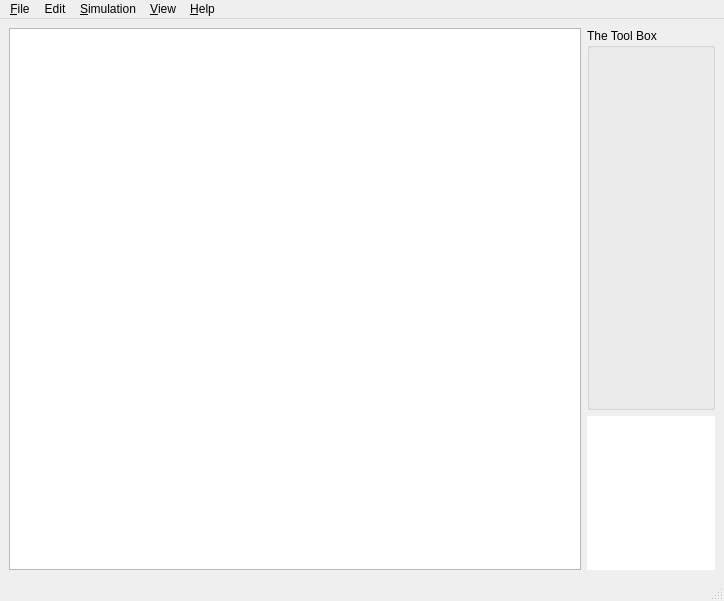
<?xml version="1.0" encoding="UTF-8"?>
<ui version="4.0">
 <class>MainWindow</class>
 <widget class="QMainWindow" name="MainWindow">
  <property name="geometry">
   <rect>
    <x>0</x>
    <y>0</y>
    <width>724</width>
    <height>601</height>
   </rect>
  </property>
  <property name="maximumSize">
   <size>
    <width>16777215</width>
    <height>16777215</height>
   </size>
  </property>
  <property name="windowTitle">
   <string>The Butterfly Effect</string>
  </property>
  <property name="windowIcon">
   <iconset resource="../../images/illustrations/tbe-icon.qrc">
	<normaloff>:/tbe-icon.png</normaloff>:/tbe-icon.png</iconset>
  </property>
  <widget class="QWidget" name="centralwidget">
   <layout class="QGridLayout" name="gridLayout">
    <item row="0" column="0" rowspan="2">
     <widget class="ResizingGraphicsView" name="graphicsView"/>
    </item>
    <item row="0" column="1">
     <widget class="QGroupBox" name="groupBox">
      <property name="maximumSize">
       <size>
        <width>128</width>
        <height>16777215</height>
       </size>
      </property>
      <property name="title">
       <string>The Tool Box</string>
      </property>
      <layout class="QVBoxLayout" name="verticalLayout">
       <item>
        <widget class="ToolBox" name="theToolBoxView" native="true">
         <property name="minimumSize">
          <size>
           <width>64</width>
           <height>0</height>
          </size>
         </property>
         <property name="maximumSize">
          <size>
           <width>128</width>
           <height>16777215</height>
          </size>
         </property>
        </widget>
       </item>
      </layout>
     </widget>
    </item>
    <item row="1" column="1">
     <widget class="QGraphicsView" name="StartStopView">
      <property name="minimumSize">
       <size>
        <width>80</width>
        <height>96</height>
       </size>
      </property>
      <property name="maximumSize">
       <size>
        <width>128</width>
        <height>154</height>
       </size>
      </property>
      <property name="frameShape">
       <enum>QFrame::NoFrame</enum>
      </property>
      <property name="frameShadow">
       <enum>QFrame::Plain</enum>
      </property>
      <property name="verticalScrollBarPolicy">
       <enum>Qt::ScrollBarAlwaysOff</enum>
      </property>
      <property name="horizontalScrollBarPolicy">
       <enum>Qt::ScrollBarAlwaysOff</enum>
      </property>
     </widget>
    </item>
   </layout>
  </widget>
  <widget class="QMenuBar" name="menubar">
   <property name="geometry">
    <rect>
     <x>0</x>
     <y>0</y>
     <width>724</width>
     <height>23</height>
    </rect>
   </property>
   <widget class="QMenu" name="menuEdit">
    <property name="title">
     <string>Edit</string>
    </property>
    <addaction name="actionGo_To_Level_Editor"/>
   </widget>
   <widget class="QMenu" name="menuHelp">
    <property name="title">
     <string>&amp;Help</string>
    </property>
    <widget class="QMenu" name="menuContribute">
     <property name="title">
      <string>&amp;Contribute</string>
     </property>
	 <addaction name="actionSuggestions"/>
     <addaction name="actionBug_Reports"/>
     <addaction name="actionNew_Levels"/>
    </widget>
    <addaction name="actionBrand_names"/>
    <addaction name="actionLibraries"/>
    <addaction name="separator"/>
    <addaction name="menuContribute"/>
    <addaction name="actionAbout"/>
   </widget>
   <widget class="QMenu" name="menuView">
    <property name="title">
     <string>&amp;View</string>
    </property>
    <addaction name="actionZoom_In"/>
    <addaction name="actionZoom_Out"/>
    <addaction name="separator"/>
    <addaction name="actionZoom_to_all"/>
   </widget>
   <widget class="QMenu" name="menuFile">
    <property name="title">
     <string>&amp;File</string>
    </property>
    <addaction name="actionOpen_level"/>
    <addaction name="actionOpen_custom_level"/>
    <addaction name="separator"/>
    <addaction name="actionSave"/>
    <addaction name="actionSave_As"/>
    <addaction name="separator"/>
    <addaction name="actionRestart"/>
    <addaction name="action_Quit"/>
   </widget>
   <widget class="QMenu" name="menuSimulation">
    <property name="title">
     <string>&amp;Simulation</string>
    </property>
    <widget class="QMenu" name="menuSpeed">
     <property name="toolTip">
      <string>adjust the simulation speed</string>
     </property>
     <property name="title">
      <string>Sim Speed</string>
     </property>
     <addaction name="action_quarter_speed"/>
     <addaction name="action_half_speed"/>
     <addaction name="action_normal_speed"/>
     <addaction name="action_double_speed"/>
    </widget>
    <addaction name="menuSpeed"/>
    <addaction name="separator"/>
    <addaction name="actionGo"/>
    <addaction name="actionPause"/>
    <addaction name="actionReset_2"/>
   </widget>
   <addaction name="menuFile"/>
   <addaction name="menuEdit"/>
   <addaction name="menuSimulation"/>
   <addaction name="menuView"/>
   <addaction name="menuHelp"/>
  </widget>
  <widget class="QStatusBar" name="statusbar"/>
  <action name="actionSave">
   <property name="enabled">
    <bool>false</bool>
   </property>
   <property name="text">
    <string>Save</string>
   </property>
   <property name="shortcut">
    <string>Ctrl+S</string>
   </property>
  </action>
  <action name="actionAbout">
   <property name="text">
    <string>&amp;About...</string>
   </property>
  </action>
  <action name="actionRestart">
   <property name="enabled">
    <bool>false</bool>
   </property>
   <property name="text">
    <string>Restart Level...</string>
   </property>
  </action>
  <action name="actionOpen_savegame">
   <property name="enabled">
    <bool>false</bool>
   </property>
   <property name="text">
    <string>&amp;Open savegame...</string>
   </property>
  </action>
  <action name="actionZoom_to_all">
   <property name="enabled">
    <bool>false</bool>
   </property>
   <property name="text">
    <string>Zoom to all...</string>
   </property>
  </action>
  <action name="actionZoom_In">
   <property name="enabled">
    <bool>false</bool>
   </property>
   <property name="text">
    <string>Zoom In</string>
   </property>
   <property name="shortcut">
    <string>Ctrl++</string>
   </property>
  </action>
  <action name="actionZoom_Out">
   <property name="enabled">
    <bool>false</bool>
   </property>
   <property name="text">
    <string>Zoom Out</string>
   </property>
   <property name="shortcut">
    <string>Ctrl+-</string>
   </property>
  </action>
  <action name="action_Quit">
   <property name="text">
    <string>&amp;Quit</string>
   </property>
  </action>
  <action name="actionStart">
   <property name="text">
    <string>Start</string>
   </property>
  </action>
  <action name="actionStop">
   <property name="text">
    <string>S&amp;top</string>
   </property>
  </action>
  <action name="actionReset">
   <property name="text">
    <string>&amp;Reset</string>
   </property>
  </action>
  <action name="actionOpen_level">
   <property name="text">
    <string>Open level...</string>
   </property>
   <property name="iconText">
    <string>Open level...</string>
   </property>
   <property name="toolTip">
    <string>Open level...</string>
   </property>
   <property name="shortcut">
    <string>Ctrl+O</string>
   </property>
  </action>
  <action name="action_quarter_speed">
   <property name="checkable">
    <bool>true</bool>
   </property>
   <property name="text">
    <string>1/4 speed</string>
   </property>
   <property name="toolTip">
    <string>makes the simulation run at quarter speed</string>
   </property>
   <property name="shortcut">
    <string>Ctrl+1</string>
   </property>
  </action>
  <action name="action_half_speed">
   <property name="checkable">
    <bool>true</bool>
   </property>
   <property name="text">
    <string>1/2 speed</string>
   </property>
   <property name="toolTip">
    <string>makes the simulation run at half speed</string>
   </property>
   <property name="shortcut">
    <string>Ctrl+2</string>
   </property>
  </action>
  <action name="action_normal_speed">
   <property name="checkable">
    <bool>true</bool>
   </property>
   <property name="text">
    <string>1/1 speed</string>
   </property>
   <property name="toolTip">
    <string>makes the simulation run at normal &quot;real world&quot; speed</string>
   </property>
   <property name="shortcut">
    <string>Ctrl+3</string>
   </property>
  </action>
  <action name="action_double_speed">
   <property name="checkable">
    <bool>true</bool>
   </property>
   <property name="text">
    <string>2x speed</string>
   </property>
   <property name="toolTip">
    <string>makes the simulation run at double speed</string>
   </property>
   <property name="shortcut">
    <string>Ctrl+4</string>
   </property>
  </action>
  <action name="actionOpen_custom_level">
   <property name="text">
    <string>Open custom level...</string>
   </property>
  </action>
  <action name="actionBrand_names">
   <property name="text">
    <string>&amp;Brand names...</string>
   </property>
  </action>
  <action name="actionLibraries">
   <property name="text">
    <string>&amp;Libraries...</string>
   </property>
  </action>
  <action name="actionGo_To_Level_Editor">
   <property name="text">
    <string>Go To Level Creator Mode</string>
   </property>
  </action>
  <action name="actionGo">
   <property name="text">
    <string>Go</string>
   </property>
   <property name="shortcut">
    <string>Ctrl+G</string>
   </property>
  </action>
  <action name="actionPause">
   <property name="text">
    <string>Pause</string>
   </property>
   <property name="shortcut">
    <string>Ctrl+P</string>
   </property>
  </action>
  <action name="actionReset_2">
   <property name="text">
    <string>Reset</string>
   </property>
   <property name="shortcut">
    <string>Ctrl+R</string>
   </property>
  </action>
  <action name="actionSave_As">
   <property name="enabled">
    <bool>false</bool>
   </property>
   <property name="text">
    <string>Save As...</string>
   </property>
  </action>
  <action name="actionSuggestions">
   <property name="text">
    <string>&amp;Suggestions...</string>
   </property>
  </action>
  <action name="actionBug_Reports">
   <property name="text">
    <string>&amp;Bug Reports...</string>
   </property>
  </action>
  <action name="actionNew_Levels">
   <property name="text">
    <string>&amp;New Levels...</string>
   </property>
  </action>
 </widget>
 <customwidgets>
  <customwidget>
   <class>ResizingGraphicsView</class>
   <extends>QGraphicsView</extends>
   <header>resizinggraphicsview.h</header>
  </customwidget>
  <customwidget>
   <class>ToolBox</class>
   <extends>QWidget</extends>
   <header>toolbox.h</header>
  </customwidget>
 </customwidgets>
 <resources>
  <include location="../../images/illustrations/tbe-icon.qrc"/>
 </resources>
 <connections>
  <connection>
   <sender>action_Quit</sender>
   <signal>activated()</signal>
   <receiver>MainWindow</receiver>
   <slot>close()</slot>
   <hints>
    <hint type="sourcelabel">
     <x>-1</x>
     <y>-1</y>
    </hint>
    <hint type="destinationlabel">
     <x>361</x>
     <y>300</y>
    </hint>
   </hints>
  </connection>
 </connections>
</ui>
